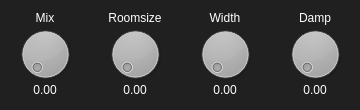
<?xml version="1.0" encoding="UTF-8"?>
<ui version="4.0">
 <class>ReverbSettings</class>
 <widget class="QDialog" name="ReverbSettings">
  <property name="geometry">
   <rect>
    <x>0</x>
    <y>0</y>
    <width>360</width>
    <height>110</height>
   </rect>
  </property>
  <property name="minimumSize">
   <size>
    <width>360</width>
    <height>110</height>
   </size>
  </property>
  <property name="maximumSize">
   <size>
    <width>360</width>
    <height>110</height>
   </size>
  </property>
  <property name="windowTitle">
   <string>Dialog</string>
  </property>
  <property name="styleSheet">
   <string notr="true">background: #202020;
color: #FFFFFF;</string>
  </property>
  <widget class="QDial" name="mix">
   <property name="geometry">
    <rect>
     <x>0</x>
     <y>24</y>
     <width>90</width>
     <height>60</height>
    </rect>
   </property>
  </widget>
  <widget class="QLabel" name="label">
   <property name="geometry">
    <rect>
     <x>0</x>
     <y>10</y>
     <width>90</width>
     <height>16</height>
    </rect>
   </property>
   <property name="text">
    <string>Mix</string>
   </property>
   <property name="alignment">
    <set>Qt::AlignCenter</set>
   </property>
  </widget>
  <widget class="QLabel" name="mixValue">
   <property name="geometry">
    <rect>
     <x>0</x>
     <y>82</y>
     <width>90</width>
     <height>16</height>
    </rect>
   </property>
   <property name="text">
    <string>0.00</string>
   </property>
   <property name="alignment">
    <set>Qt::AlignCenter</set>
   </property>
  </widget>
  <widget class="QLabel" name="label_2">
   <property name="geometry">
    <rect>
     <x>90</x>
     <y>10</y>
     <width>90</width>
     <height>16</height>
    </rect>
   </property>
   <property name="text">
    <string>Roomsize</string>
   </property>
   <property name="alignment">
    <set>Qt::AlignCenter</set>
   </property>
  </widget>
  <widget class="QDial" name="roomsize">
   <property name="geometry">
    <rect>
     <x>90</x>
     <y>24</y>
     <width>90</width>
     <height>60</height>
    </rect>
   </property>
  </widget>
  <widget class="QLabel" name="roomsizeValue">
   <property name="geometry">
    <rect>
     <x>90</x>
     <y>82</y>
     <width>90</width>
     <height>16</height>
    </rect>
   </property>
   <property name="text">
    <string>0.00</string>
   </property>
   <property name="alignment">
    <set>Qt::AlignCenter</set>
   </property>
  </widget>
  <widget class="QLabel" name="label_4">
   <property name="geometry">
    <rect>
     <x>180</x>
     <y>10</y>
     <width>90</width>
     <height>16</height>
    </rect>
   </property>
   <property name="text">
    <string>Width</string>
   </property>
   <property name="alignment">
    <set>Qt::AlignCenter</set>
   </property>
  </widget>
  <widget class="QDial" name="width">
   <property name="geometry">
    <rect>
     <x>180</x>
     <y>24</y>
     <width>90</width>
     <height>60</height>
    </rect>
   </property>
  </widget>
  <widget class="QLabel" name="widthValue">
   <property name="geometry">
    <rect>
     <x>180</x>
     <y>82</y>
     <width>90</width>
     <height>16</height>
    </rect>
   </property>
   <property name="text">
    <string>0.00</string>
   </property>
   <property name="alignment">
    <set>Qt::AlignCenter</set>
   </property>
  </widget>
  <widget class="QLabel" name="label_5">
   <property name="geometry">
    <rect>
     <x>270</x>
     <y>10</y>
     <width>90</width>
     <height>16</height>
    </rect>
   </property>
   <property name="text">
    <string>Damp</string>
   </property>
   <property name="alignment">
    <set>Qt::AlignCenter</set>
   </property>
  </widget>
  <widget class="QDial" name="damp">
   <property name="geometry">
    <rect>
     <x>270</x>
     <y>24</y>
     <width>90</width>
     <height>60</height>
    </rect>
   </property>
  </widget>
  <widget class="QLabel" name="dampValue">
   <property name="geometry">
    <rect>
     <x>270</x>
     <y>82</y>
     <width>90</width>
     <height>16</height>
    </rect>
   </property>
   <property name="text">
    <string>0.00</string>
   </property>
   <property name="alignment">
    <set>Qt::AlignCenter</set>
   </property>
  </widget>
 </widget>
 <resources/>
 <connections/>
</ui>
